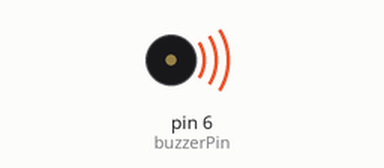
This sketch was run on a simulated Arduino Uno, built with avr-gcc and run on an emulated ATmega328P. Shown: buzzer (waves = sounding).

Above: at 0.1 s.
Timing chart, 0 to 40.0 s (numbered marks = the images above):
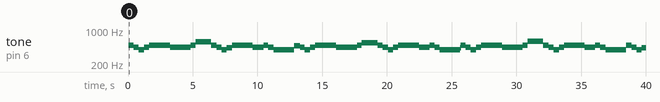

The sketch:

HW18_Program.ino
```cpp
//define frequencies
#define c 3830 // 261 Hz
#define cs 2610 // 277 Hz
#define d 3400 // 294 Hz
#define ds 3215 // 311 Hz
#define e 3038 // 329 Hz
#define f 2864 // 349 Hz
#define g 2550 // 392 Hz
#define a 2272 // 440 Hz
#define b 2028 // 493 Hz
#define C 1912 // 523 Hz
#define D 1703 // 587 Hz

//define the structure
struct Notes {
int note;
int duration;
}

//define the sequence and length of notes
//edited to include a note that was missed from original///
notes[] = {
  {b, 1},
  {a, 1},
  {g, 1},
  {a, 1},
  {b, 1},
  {b, 1},
  {b, 2},
  {a, 1},
  {a, 1},
  {a, 2},
  {b, 1},
  {D, 1},
  {D, 2},
  {b, 1},
  {a, 1},
  {g, 1},
  {a, 1},
  {b, 1},
  {b, 1},
  {b, 1},
  {b, 1},
  {a, 1},
  {a, 1},
  {b, 1},
  {a, 1},
  {g, 4},
  {0,0}
};

//digitalpin 9 is used as the output
const int buzzerPin = 6;

//changes how fast or slow the song plays (larger value == slower);
const int tempo = 400;

//initial time is zero
long time1 = 0;

void setup() {
  //define pin output
  pinMode(buzzerPin, OUTPUT);
}

void loop() {
  //for each array in the array of arrays
  for (int x = 0; x < 27; x++){
    //while millis is less than the previous time plus the duration times the tempo
    while(millis() < time1 + notes[x].duration*tempo){
      //turn buzzer on for very short time
      digitalWrite(buzzerPin, HIGH);
      delayMicroseconds(notes[x].note/2);
      //turn buzzer off for very short time
      digitalWrite(buzzerPin, LOW);
      delayMicroseconds(notes[x].note/2);
      //delaying by the frequency / 2 to get proper pitch
      //because the buzzer needs to be high for half the frequency, and low for the other half
    }
  //change the time variable to equal the current time
  time1 = millis();

  //set the buzzer to low to distinguish between individual notes when the pitch doesn't change
  digitalWrite(buzzerPin, LOW);
  delayMicroseconds(50);

  }

}
```

Measured:
- by itself, tone on pin 6 (buzzerPin): plays 490 Hz for 0.40 s, 438 Hz for 0.40 s, 390 Hz for 0.40 s, 438 Hz for 0.40 s, 490 Hz for 1.6 s, 438 Hz for 1.6 s … (56 notes in this stretch)
